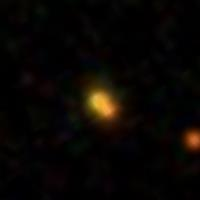
#> input picture clean-flags-big-sweep/sdss_ra=48.5421540424298_dec=41.1653888500425.png, 200 x 200 px; its folder holds only this picture in this run
$ jupyter execute --allow-errors brightPCC.ipynb
#> lines starting #> are read from the running program, lines starting #| are printed output that depends on the picture; after the words box and inside, x2 and y2 are one past the last pixel; in counts of white or black regions, pixels touching at a corner belong together
[cell 1]
import numpy as np
import pandas as pd
import os
import cv2
import seaborn as sns
import matplotlib.pyplot as plt
from matplotlib import image as mpimg
import requests
# from astroquery import sdss
import glob

[cell 2]
# want to access bright objects from the PCC
df0 = pd.read_fwf('PCC_cat.txt', header=None)
#> (reads PCC_cat.txt from the repository)
# df0

[cell 3]
# [8 lines of commented-out code are left out]

[cell 4]
# threshold for the r-band -- the lower the brighter
rmag_threshold = 19.4
bright = np.where(df0[4] <= rmag_threshold)
brightDF = df0.iloc[bright].copy()

[cell 5]
labels = np.unique(brightDF[21])

# access ra and dec from their columns in the dataframe
names = brightDF[1]
ra = brightDF[2]
dec = brightDF[3]

filenames = []
for r, d in zip(ra, dec):
    fn = f'sdss_ra={r}_dec={d}.png'
    filenames.append(fn)

brightDF_reduced = pd.DataFrame({'files' : filenames,
                                 'name': names,
                                 'labels': brightDF[21],
                                 'ra': ra,
                                 'dec': dec})

# brightDF_reduced = pd.DataFrame({'name': names,
#                                  'ra':ra,
#                                  'dec':dec})
# brightDF_reduced

[cell 6]
## Copying logic from the reduction of labels to binary

# checkBalance(brightDF_reduced)
df1 = brightDF_reduced
unique_labels = np.unique(df1['labels'])

clusterBG_LTG = df1.loc[(df1['labels']==unique_labels[0])]
BG_ETG = df1.loc[(df1['labels']==unique_labels[1])]
clusterBG_edgeDisk = df1.loc[(df1['labels']==unique_labels[2])]
likely_dE_ETGcluster = df1.loc[(df1['labels']==unique_labels[3])]
likely_merging = df1.loc[(df1['labels']==unique_labels[4])]
poss_dE_ETGcluster = df1.loc[(df1['labels']==unique_labels[5])]
weak_bg = df1.loc[(df1['labels']==unique_labels[6])]

downSampleDf0 = pd.concat([clusterBG_LTG, # 384
                         BG_ETG.sample(frac = 400/3008),
                         clusterBG_edgeDisk.sample(frac = 400/1049),
                         likely_dE_ETGcluster, # 398
                         likely_merging, # 23
                         poss_dE_ETGcluster, # 98
                         weak_bg # 477
                         ])
# checkBalance(downSampleDf0)

def replace(df, ind):
    label = list(df['labels'])[0]
    newDf = df.replace(label, str(ind))
    return(newDf)


# combined 3 and 5
second = pd.concat([
                    replace(likely_dE_ETGcluster, 1), # old 3
                    replace(poss_dE_ETGcluster, 1) # old 5
                    ])
# combine 0,1,2,6
first = pd.concat([replace(clusterBG_LTG, 0), # old 0
                   replace(BG_ETG, 0), # old 1
                   replace(clusterBG_edgeDisk, 0), # old 2
                   replace(weak_bg, 0) # old 6
                    ])

lenSecond = len(second.index)
lenFirst = len(first.index)

downSampleDf1 = pd.concat([first.sample(frac = lenSecond/lenFirst), second])

# 0 is background
# 1 is dE/ETGcluster


# remove red contaminants / hot pixel images
downFiles = downSampleDf1['files']
redPercent = [None]*len(downFiles)
counter = 0
workDir = 'SDSS-png/'

# lower boundary RED color range values; Hue (0 - 10)
lower1 = np.array([0, 80, 20])
upper1 = np.array([10, 255, 255])

# upper boundary RED color range values; Hue (160 - 180)
lower2 = np.array([160, 100, 20])
upper2 = np.array([179, 255, 255])

#> (the rest of this cell did not finish here and is left out)

#> (a cell that did not finish here is left out)

#> (a cell that did not finish here is left out)

## This part should be automate-able with SDSS-query

[cell 9]
# output csv from crossmatch
bright_csv = 'PCC_CrossMatch.csv'
brightDF1 = pd.read_csv(bright_csv, skiprows = 1)
#> (reads PCC_CrossMatch.csv from the repository)
brightDF1

[cell 10]
# brightDF2 = display(brightDF1.loc[(brightDF1['modelMag_r'] < 17.3) & (brightDF1['u_g'] < 2.5)])

brightDF2 = brightDF1.loc[(brightDF1['modelMag_r'] < rmag_threshold) \
                          & (brightDF1['u_g'] < 2.5) \
#                           & (brightDF1['petroRad_r'] < 50) \ # weird incredibly high petroRad_r?
                          & (brightDF1['g_z'] < 2.2)]
# brightDF2 = brightDF1.loc[(brightDF1['modelMag_r'] < rmag_threshold)]

pairDf = brightDF2[['u_g', 'g_z', 'g_r', 'g_i', 'r_i', 'r_z', 'modelMag_r','petroRad_r','labels']]
pairDf

[cell 11]
# brightDF2 = brightDF1.query('modelMag_r < 17.3')
# brightDF3 = brightDF2.query('u_g < 2.5')
# brightDF3

gz_lim = (1.25, 2.00)
ug_lim = (1.45, 2.30)
# modMagr_lim = (14.0, 18.00)
modMagr_lim = (14.0, 20)
petroRad_r_lim = (0, 20)

[cell 12]
# brightPair =
p1 = sns.pairplot(pairDf, corner = False, hue = 'labels')
p1.map_diag(sns.histplot)

# ## set column x lims
# p1.axes[0, 0].set_xlim(ug_lim[::-1])
# p1.axes[0, 1].set_xlim(gz_lim[::-1])
# p1.axes[0, 2].set_xlim(modMagr_lim[::-1])
# p1.axes[0, 3].set_xlim(petroRad_r_lim[::-1])

# ## set row y lims
# p1.axes[0, 0].set_ylim(ug_lim[::-1])
# p1.axes[1, 0].set_ylim(gz_lim[::-1])
# p1.axes[2, 0].set_ylim(modMagr_lim[::-1])
# p1.axes[3, 0].set_ylim(petroRad_r_lim[::-1])
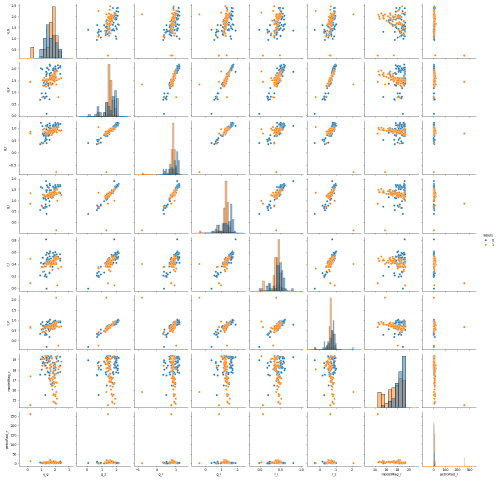
#> figure drawn by matplotlib, 64 panels

[cell 13]
# p2 = sns.pairplot(pairDf, hue = 'labels', corner = True, kind = 'kde')

[cell 14]
# [6 lines of commented-out code are left out]

[cell 15]
# x_vars = ["u_g", "g_z", "modelMag_r", "petroRad_r"]
x_vars = ["u_g", "g_z", "petroRad_r"]
y_vars = ["modelMag_r"]
g = sns.PairGrid(pairDf, hue="labels", x_vars=x_vars, y_vars=y_vars, height = 3)
# g.map_diag(sns.histplot, color=".3")
g.map_offdiag(sns.scatterplot)
g.add_legend()
g.axes[0, 0].set_ylim(modMagr_lim[::-1])
g.axes[0, 0].set_xlim(ug_lim[::-1])
g.axes[0, 1].set_xlim(gz_lim[::-1])
g.axes[0, 2].set_xlim(petroRad_r_lim)
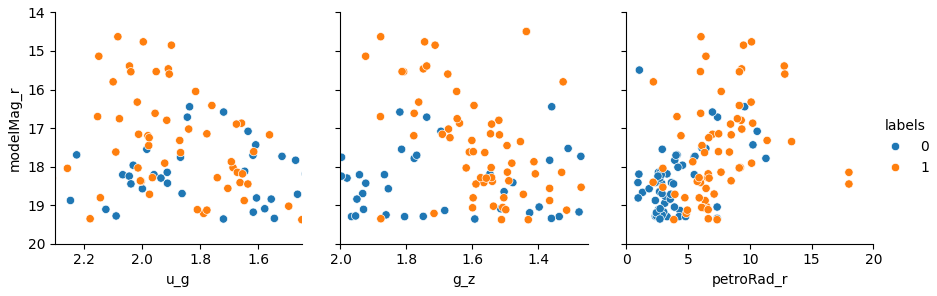
#> figure drawn by matplotlib, 3 panels

[cell 16]
x_vars = ["g_z", "modelMag_r", "petroRad_r"]
y_vars = ["u_g"]
f = sns.PairGrid(pairDf, hue="labels", x_vars=x_vars, y_vars=y_vars, height = 3)
# f.map_diag(sns.histplot, color=".3")
f.map_offdiag(sns.scatterplot)
f.add_legend()
f.axes[0, 0].set_ylim(ug_lim)
f.axes[0, 0].set_xlim(gz_lim)
f.axes[0, 1].set_xlim(modMagr_lim[::-1])
f.axes[0, 2].set_xlim(petroRad_r_lim)
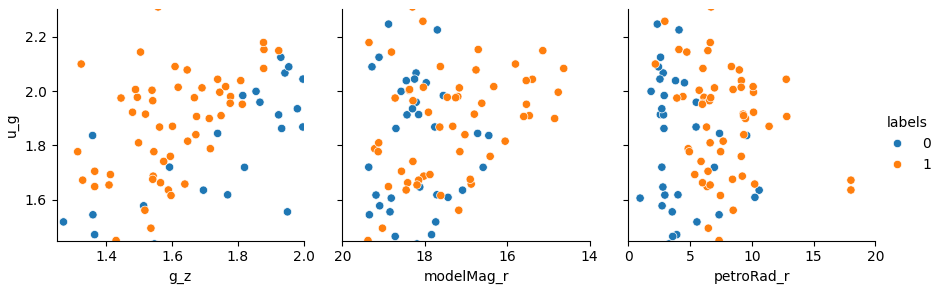
#> figure drawn by matplotlib, 3 panels

[cell 17]
x_vars = ["u_g", "modelMag_r", "petroRad_r"]
y_vars = ["g_z"]
h = sns.PairGrid(pairDf, hue="labels", x_vars=x_vars, y_vars=y_vars)
# f.map_diag(sns.histplot, color=".3")
h.map_offdiag(sns.scatterplot)
h.add_legend()
h.axes[0, 0].set_ylim(gz_lim)
# h.axes[0, 0].set_xlim(ug_lim)
h.axes[0, 0].set_xlim((1, 2.3))

h.axes[0, 1].set_xlim(modMagr_lim[::-1])
h.axes[0, 2].set_xlim(petroRad_r_lim)
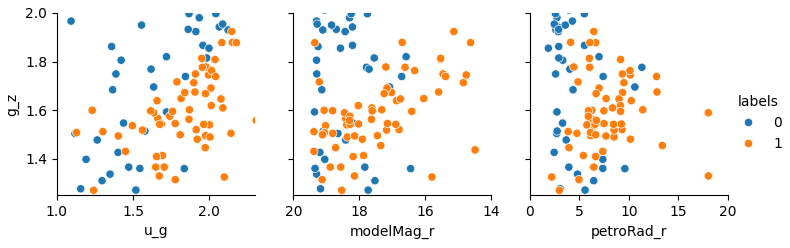
#> figure drawn by matplotlib, 3 panels

[cell 18]
# ug_lim

[cell 19]
pairDf2 = brightDF1.loc[(brightDF1['modelMag_r'] < rmag_threshold) \
#                           & (brightDF1['u_g'] < 1.7) \
                          & (brightDF1['u_g'] < 2.3) \
                          & (brightDF1['g_z'] < 2.2) \
                          & (brightDF1['g_z'] > 1.6)]

# 1.6 < g_z < 2.2
# u_g > 1.7

top_slope = 1.78
bot_slope = 1.1
bot_intercept = -.20
top_intercept = .70

x1 = pairDf['u_g']
x2 = pairDf['g_z']

x3 = pairDf['modelMag_r']

plt.figure()
plt.plot(x1, x2, 'o')
plt.plot(top_slope*x1, x1 + top_intercept, 'r-', label = f'y = {str(top_slope)}x + {str(top_intercept)}')
# plt.plot(bot_slope*x1, x1 + bot_intercept, 'ro', label =  f'y = x + {str(bot_intercept)}')
plt.ylim(gz_lim)
plt.xlim(ug_lim)
# plt.axhline(y=1.65)
plt.axhline(y=1.40, color = 'r', label = 'y = 1.40')
plt.axvline(x=1.60, color = 'r')
plt.xlabel('u_g')
plt.ylabel('g_z')
plt.title('g-z vs u-g')
plt.legend()
plt.show()
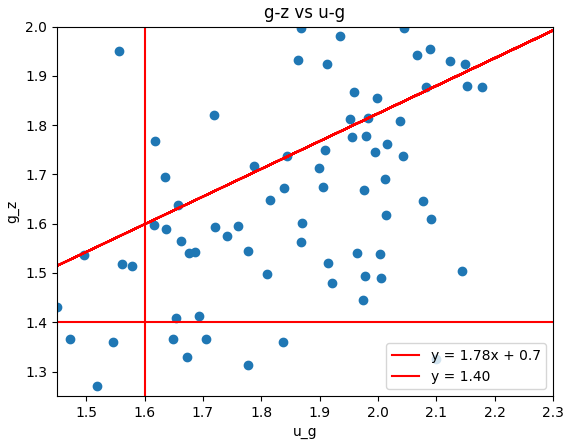
#> figure drawn by matplotlib, 1 panel

[cell 20]
gz_slope = -14.3
gz_intercept1 = 37
gz_intercept2 = 46 # is this one intense enough?

plt.figure()
plt.plot(x2, x3, 'o')
plt.plot(x2, x2*gz_slope + gz_intercept1, '--', label = f'y = {str(gz_slope)}x + {str(gz_intercept1)}')
plt.plot(x2, x2*gz_slope + gz_intercept2, '*-', label = f'y = {str(gz_slope)}x + {str(gz_intercept2)}')
plt.ylim(modMagr_lim)
# # plt.xlim(gz_lim)
plt.xlim((-1, 3))
# [4 lines of commented-out code are left out]
plt.ylabel('modelMag_r')
plt.xlabel('g_z')
plt.title('modelMag_r vs g-z')
plt.legend()
plt.show()
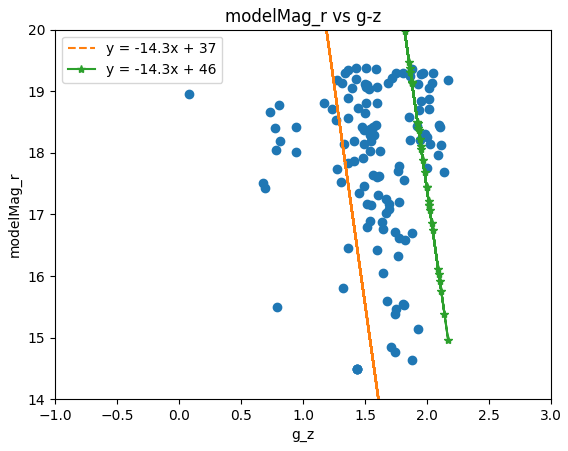
#> figure drawn by matplotlib, 1 panel

# Visualizing those bottom right background galaxies:

[cell 21]
# 1.6 < g_z < 2.2
# u_g > 1.7

bgBlues = brightDF1.loc[(brightDF1['modelMag_r'] < rmag_threshold) \
                          & (brightDF1['u_g'] < 1.75) \
#                           & (brightDF1['g_z'] < 2.2) \
                          & (brightDF1['g_z'] > 1.65)]

[cell 22]
bgBlues

[cell 23]
names = bgBlues['name']
names = names.to_list()

# [8 lines of commented-out code are left out]

# New SDSS from SQL Query:
<!-- -- This query does a table JOIN between the imaging (PhotoObj) and spectra
--(SpecObj) tables and includes the necessary columns in the SELECT to upload
--the results to the SAS(Science Archive Server) for FITS file retrieval.
SELECT TOP 1000
    p.objID, p.ra, p.dec,
    p.modelMag_r,
    p.modelMag_u - p.modelMag_g as u_g,
    p.modelMag_g - p.modelMag_z as g_z,
    p.modelMag_g - p.modelMag_r as g_r,
    p.modelMag_g - p.modelMag_i as g_i,
    p.modelMag_r - p.modelMag_i as r_i,
    p.modelMag_r - p.modelMag_z as r_z,
    p.petroRad_r, p.flags, dbo.fPhotoFlagsN(p.flags) as flag_text,
    s.specObjID, s.z, s.zErr, s.zWarning, s.class, s.subClass
FROM
    photoObj as p
JOIN SpecObjAll s ON p.objID = s.bestObjID
JOIN dbo.fGetNearbyObjEq(49.9467, 41.5131, 45) as N ON N.objID = p.objID
WHERE
    -- p.modelMag_u - p.modelMag_g < 1.7
    -- and p.modelMag_g - p.modelMag_z > p.modelMag_u - p.modelMag_g - .45
    -- and p.modelMag_g - p.modelMag_z < p.modelMag_u - p.modelMag_g
    -- and p.modelMag_r < 17.3
    p.modelMag_r > -14.3*(p.modelMag_g - p.modelMag_z) + 37
    and p.modelMag_r > -14.3*(p.modelMag_g - p.modelMag_z) + 46
    and p.type = 3
 -->

We interestingly have both stars and galaxies and want to find a rigorous way to discriminate between them so when we query for more testing set objects that stars do not appear.

[cell 24]
dfnew = pd.read_csv('clean-flags_12-14-2023.csv', skiprows=1)
#> (reads clean-flags_12-14-2023.csv from the repository)
# dfnew = pd.read_csv('new_set1000.csv')
dfSorted = dfnew.sort_values(by=['objID'])
dfSorted

[cell 25]
len(dfSorted)

[cell 26]
# bin more finely - .01 (try 10^-3)
plt.hist(dfSorted['z'].to_list(), bins = 40)
redshifts = dfnew['z']
np.sort(redshifts)
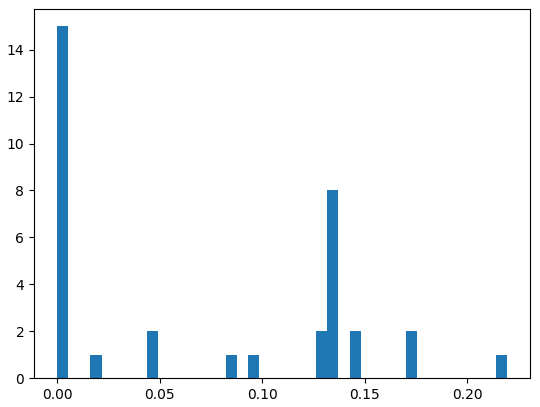
#> figure drawn by matplotlib, 1 panel; tallest bar 15 high, from x = -0.000419 to 0.00509

[cell 27]
ra = dfnew['ra']
dec = dfnew['dec']

# outDir = 'newSet'
outDir = 'clean-flags-big-sweep'
outFiles = glob.glob(os.path.join('.', outDir, '*'))
#> (the rest of this cell did not finish here and is left out)

#> (a cell that did not finish here is left out)

[cell 29]
# lower boundary RED color range values; Hue (0 - 10)
lower1 = np.array([0, 80, 20])
upper1 = np.array([10, 255, 255])

# upper boundary RED color range values; Hue (160 - 180)
lower2 = np.array([160, 100, 20])
upper2 = np.array([179, 255, 255])

for i, x in enumerate(outFiles):
    testImgPath = x
    image = cv2.imread(testImgPath)
#> image is the input picture: shape (200, 200, 3); mean B, G, R 3.3, 6.1, 9.1
    result = image.copy()
    image = cv2.cvtColor(image, cv2.COLOR_BGR2HSV)
#> image: shape (200, 200, 3); mean H, S, V 54.4, 151.4, 9.8

    lower_mask = cv2.inRange(image, lower1, upper1)
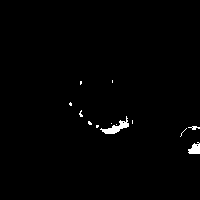
#> lower_mask: shape (200, 200); 0.94% white; 13 white regions (10 under 20 px), largest, box (x1, y1, x2, y2) and area: (100, 116, 129, 134) 179, (188, 142, 200, 154) 101, (188, 126, 200, 130) 26
    upper_mask = cv2.inRange(image, lower2, upper2)
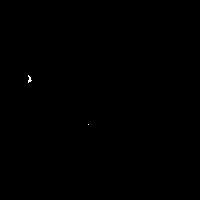
#> upper_mask: shape (200, 200); 0.04% white in thin lines or dots, all inside (x1, y1, x2, y2) = (28, 75, 89, 125)
    full_mask = lower_mask + upper_mask;

    result = cv2.bitwise_and(result, result, mask=full_mask)
    dim = np.shape(full_mask)[0]
#> dim = 200
    counts = np.count_nonzero(full_mask)
#> counts = 393
    percent = 100*counts/dim**2
#> percent = 0.983
    redPercent[i] = percent
    subtitle_string = f'{percent}% of the image is red'
#> subtitle_string = '0.9825% of the image is red'
    filename = testImgPath.split('\\')[-1]
# [6 lines of commented-out code are left out]

#> (the rest of this cell did not finish here and is left out)
